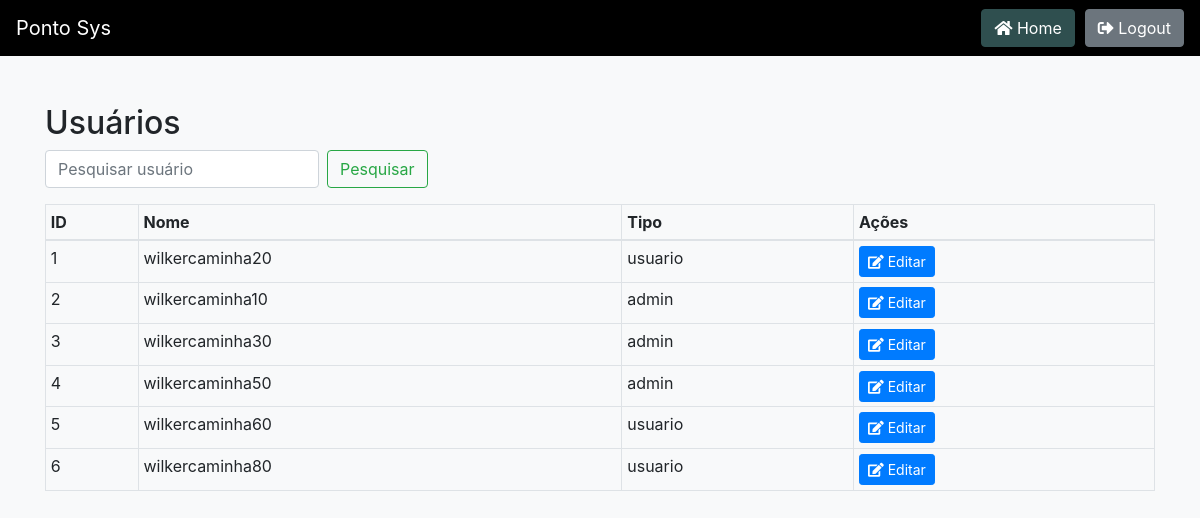
Page /usuarios_admin.php (signed in) on the committed database.
### tables this page shows
CREATE TABLE `usuarios` (
  `id` int(11) NOT NULL,
  `nome` varchar(100) NOT NULL,
  `senha` varchar(255) NOT NULL,
  `tipo` enum('usuario','admin') NOT NULL
);

### usuarios_admin.php (the view, shortened to what this page needs)
<?php
require 'config.php';
$usuarios = [];
$pesquisa = $_GET['pesquisa'] ?? '';
$sql = "SELECT id, nome, tipo FROM usuarios";
$sql .= " ORDER BY id ASC LIMIT 10";
if ($stmt = $conn->prepare($sql)) {
    if ($stmt->execute()) {
        $result = $stmt->get_result();
        $usuarios = $result->fetch_all(MYSQLI_ASSOC);
    } else {
        echo "Erro ao executar a consulta: " . $stmt->error;
    }
} else {
    echo "Erro ao preparar a consulta: " . $conn->error;
}
?>
<!DOCTYPE html>
<html lang="pt-BR">
<head>
    <link href="https://maxcdn.bootstrapcdn.com/bootstrap/4.5.2/css/bootstrap.min.css" rel="stylesheet">
    <link href="https://cdnjs.cloudflare.com/ajax/libs/font-awesome/5.15.4/css/all.min.css" rel="stylesheet">
</head>
<body>
    <nav class="navbar navbar-expand-lg navbar-dark">
        <a class="navbar-brand" href="administrador.php">Ponto Sys</a>
        <div class="collapse navbar-collapse" id="navbarNav">
            <ul class="navbar-nav ml-auto">
                <li class="nav-item">
                    <a class="btn btn-home" href="administrador.php"><i class="fas fa-home"></i> Home</a>
                </li>
                <li class="nav-item">
                    <a class="btn btn-secondary" href="logout.php"><i class="fas fa-sign-out-alt"></i> Logout</a>
                </li>
            </ul>
        </div>
    </nav>
    <div class="container mt-5">
        <h2>Usuários</h2>
        <form method="GET" class="form-inline mb-3">
            <input class="form-control mr-sm-2" type="search" name="pesquisa" placeholder="Pesquisar usuário" aria-label="Pesquisar" value="<?php echo htmlspecialchars($pesquisa); ?>">
            <button class="btn btn-outline-success my-2 my-sm-0" type="submit">Pesquisar</button>
        </form>
        <div class="table-responsive">
            <table class="table table-bordered table-sm">
                <thead>
                    <tr>
                        <th>ID</th>
                        <th>Nome</th>
                        <th>Tipo</th>
                        <th>Ações</th>
                    </tr>
                </thead>
                <tbody>
                    <?php foreach ($usuarios as $usuario): ?>
                        <tr>
                            <td><?php echo htmlspecialchars($usuario['id']); ?></td>
                            <td><?php echo htmlspecialchars($usuario['nome']); ?></td>
                            <td><?php echo htmlspecialchars($usuario['tipo']); ?></td>
                            <td>
                                <button class="btn btn-primary btn-sm" data-toggle="modal" data-target="#editModal" data-id="<?php echo htmlspecialchars($usuario['id']); ?>" data-nome="<?php echo htmlspecialchars($usuario['nome']); ?>" data-tipo="<?php echo htmlspecialchars($usuario['tipo']); ?>"><i class="fas fa-edit"></i> Editar</button>
                            </td>
                        </tr>
                    <?php endforeach; ?>
                </tbody>
            </table>
        </div>
    </div>
</body>
</html>

### usuarios_admin.php (style rules this page uses)
body { background-color: #f8f9fa; }
.navbar { background-color: #000; }
.navbar-nav .nav-item { margin-left: 10px; }
.navbar-nav .nav-item .btn { color: #fff; }
.btn-home { background-color: #2F4F4F; border-color: #2F4F4F; color: #fff; }

### rows in the picture
usuarios: id "1", nome "wilkercaminha20", tipo "usuario"
usuarios: id "2", nome "wilkercaminha10", tipo "admin"
usuarios: id "3", nome "wilkercaminha30", tipo "admin"
usuarios: id "4", nome "wilkercaminha50", tipo "admin"
usuarios: id "5", nome "wilkercaminha60", tipo "usuario"
usuarios: id "6", nome "wilkercaminha80", tipo "usuario"
